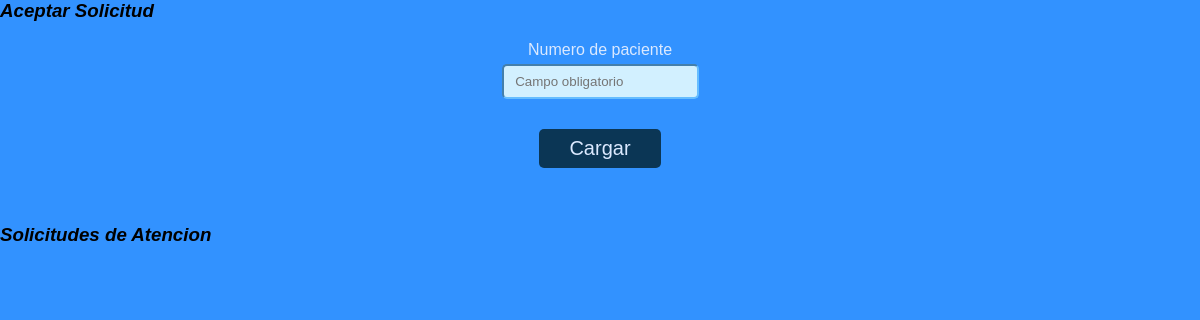
Before: /Punk_Alerta_Azul/Punks-main/notis.php with the older database file.
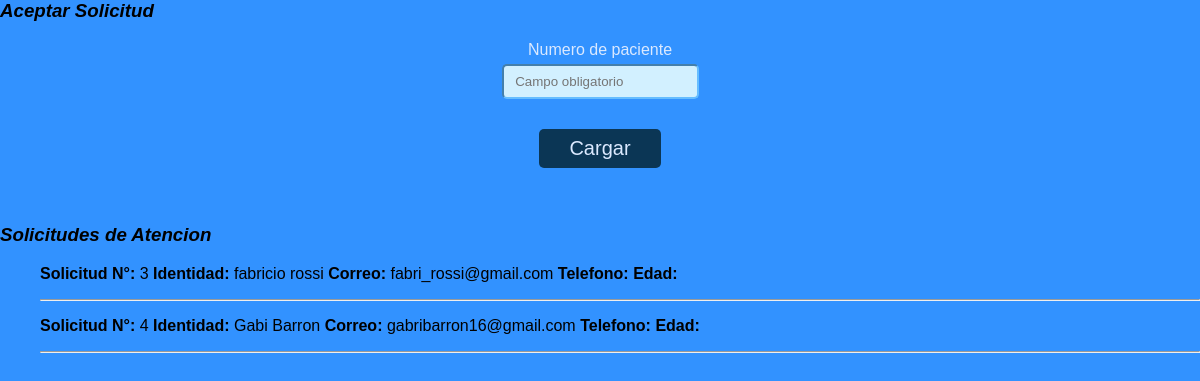
After: the same page with the newer database file.
### tables this page shows
CREATE TABLE `inicio_usuario` (
  `id_usuario` int(200) NOT NULL,
  `usuario` text NOT NULL,
  `correo` varchar(200) NOT NULL,
  `contraseña` varchar(200) NOT NULL
);

### Punk_Alerta_Azul/Punks-main/notis.php (the view)
<?php
include ("conexion.php");
$Tabla = "SELECT * FROM inicio_usuario WHERE 1";
mysqli_query ($conexion,$Tabla);
$consulta1 = mysqli_query($conexion,"SELECT  * FROM inicio_usuario");
?>
<link rel="stylesheet" href="./css/Punk.css">
<body id="inicio" style="color:Black;">
<h3 class="text">Aceptar Solicitud</h3>
<form action="Borrar.php" method="POST">
	<div style="display: block">
		<label> Numero de paciente </label>
		<input type="int" name="id_us" placeholder=" Campo obligatorio" required>
	</div>
    <button action="Borrar.php" >Cargar</button>
</form>
<br *2>
<h3 class="text">Solicitudes de Atencion</h3>
<?php
while ($lista= mysqli_fetch_assoc($consulta1) ){
?>
<div class="Form" >
    <ul>
    <p>
        <b>Solicitud N°:</b> <?php echo $lista ["id_usuario"] ;?>
        <b>Identidad:</b> <?php echo $lista ["usuario"];?>
        <b>Correo:</b> <?php echo $lista ["correo"];?>
        <b>Telefono:</b> <?php echo $lista ["telefono"] ; ?>
        <b>Edad:</b> <?php echo $lista ["edad"] ; ?>
    </p>
        <hr>
    </ul>
</div>
<?php
}
?>
</body>

Changed rows visible on the page:
added inicio_usuario: id_usuario "3", usuario "fabricio rossi", correo "fabri_rossi@gmail.com"
added inicio_usuario: id_usuario "4", usuario "Gabi Barron", correo "gabribarron16@gmail.com"
